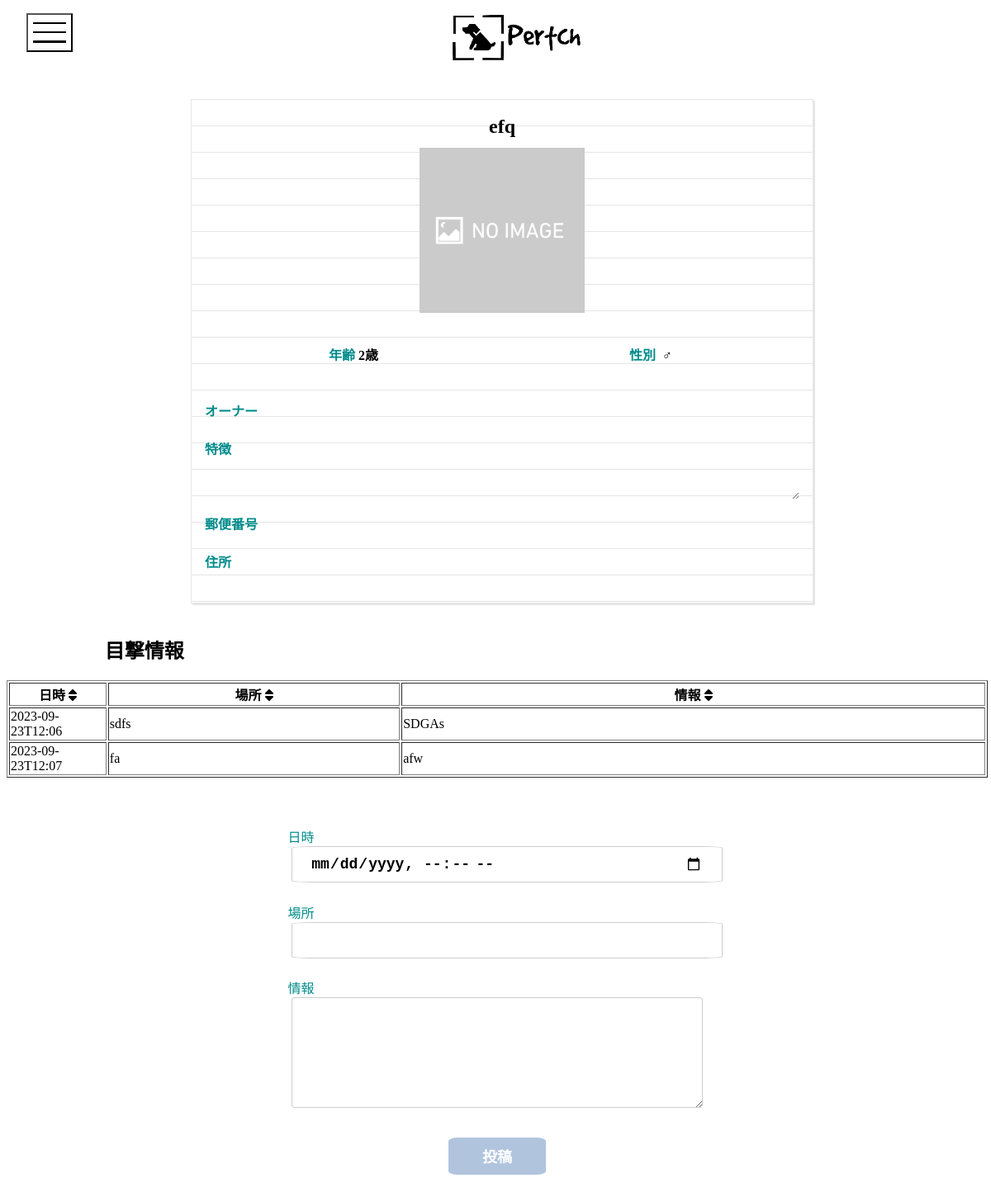
The app's page /pet/show/17 with its own data.
### petApp/models.py (models this page shows)
class PetModel(models.Model):
    class Meta:
        db_table = "pet"
    name = models.CharField(validators=[MinLengthValidator(2)], max_length=20)
    age = models.CharField(validators=[MinLengthValidator(0)], max_length=99)
    sex = models.BooleanField()
    charmPoint = models.CharField(max_length=1000)
    postCord = models.CharField(validators=[MinLengthValidator(7)], max_length=8)
    address = models.CharField(max_length=50)
    image = models.ImageField(upload_to="pet/")
    now = datetime.datetime.now()
    created_at = models.DateTimeField(default=now)
    updated_at = models.DateTimeField(default=now)
    owner = models.ForeignKey(Owner, on_delete=models.CASCADE)

### petCommentApp/models.py (models this page shows)
class PetCommentModel(models.Model):
    class Meta:
        db_table = "pet_comment"
    event_time = models.CharField(validators=[MinLengthValidator(16)], max_length=18)
    event_place = models.CharField(max_length=80)
    event_information = models.CharField(max_length=200)
    now = datetime.datetime.now()
    created_at = models.DateTimeField(default=now)
    updated_at = models.DateTimeField(default=now)
    pet = models.ForeignKey(PetModel, on_delete=models.CASCADE)

### petApp/views.py (the view)
# urls.py: path("show/<int:id>", show, name="show"),
def show(request, id):
    pet = get_one_pet(id)
    if pet is None:
        return render(
            request,
            "pet/index.html",
            {"error_message": "予期せぬエラーが発生しました\n管理者にご確認ください"},
        )
    pet_comment_list = pet.petcommentmodel_set.all()  # type: ignore
    return render(
        request,
        "pet/show.html",
        context={"pet": pet, "pet_comment_list": pet_comment_list},
    )

### petApp/views.py (called while the page is built)
def get_one_pet(id):
    try:
        return PetModel.objects.get(pk=id)
    except PetModel.DoesNotExist:
        traceback.format_exc()
        return None

### templates/pet/show.html (shortened to what this page needs)
{% extends "base.html" %}
{% load static %}
{% block extra_css %}
<link rel="stylesheet" href="{% static 'css/pet/show.css' %}">
<link rel="stylesheet" href="{% static 'css/header.css' %}">
<link rel="stylesheet" href="https://use.fontawesome.com/releases/v6.2.1/css/all.css" />
{% endblock extra_css %}
{% block header %}
{% include "_header.html" %}
{% endblock header %}
{% block main %}
<div class="body-container">
    <div class="form-container">
        <form id="pet-show" method="#" enctype="multipart/form-data">
            <h2 style="margin: 0;">{{ pet.name }}</h2>
            {% if pet.image %}
            <img id="pet-image" src="{{ pet.image.url }}">
            {% else %}
            <img id="pet-image" src="{% static '/image/no-image.png' %}">
            {% endif %}
            <div class="mix-area">
                <div class="age-area">
                    <label>年齢</label>
                    <p>{{ pet.age }}歳</p>
                </div>
                <div class="gender-area">
                    <label>性別&nbsp;</label>
                    {% if pet.sex %}
                    <p>♂</p>
                    {% else %}
                    <p>♀</p>
                    {% endif %}
                </div>
            </div>
            <label>オーナー</label>
            <label>特徴</label>
            <textarea readonly>{{ pet.charmPoint }}</textarea>
            <label>郵便番号</label>
            <label>住所</label>
        </form>
    </div>
    <div id="eyewitness-area">
        <br>
        <h2 id="eye-witness-title">目撃情報</h2>
        {% if pet_comment_list %}
        <table id="sort_table" border="1" style="table-layout: fixed;">
            <colgroup>
                <col width="10%">
                <col width="30%">
                <col width="60%">
            </colgroup>
            <tr>
                <th class="eyewitness-table-header1">日時&nbsp;<i class="fa fa-sort"></i></th>
                <th class="eyewitness-table-header1">場所&nbsp;<i class="fa fa-sort"></i></th>
                <th class="eyewitness-table-header1">情報&nbsp;<i class="fa fa-sort"></i></th>
            </tr>
            {% for pet_comment in pet_comment_list %}
            <tr align="center">
                <td class="show-eventTime">{{ pet_comment.event_time }}</td>
                <td>{{ pet_comment.event_place }}</td>
                <td>{{ pet_comment.event_information }}</td>
            </tr>
            {% endfor %}
        </table>
        {% endif %}
        <form method="post" id="eyewitness-posing-area" action="{% url 'pet_comment:new' %}">
            <label class="eyewitness-label">日時</label><br>
            <input type="datetime-local" class="event-text" name="event-time" required></input>
            <label class="eyewitness-label">場所</label><br>
            <input type="text" class="event-text" name="event-place" required></input>
            <label class="eyewitness-label">情報</label><br>
            <textarea class="event-textarea" name="event-information" required></textarea>
            <input type="submit" id="eyewitness-button" value="投稿">
        </form>
    </div>
</div>
{% endblock main %}

### static/css/pet/show.css (style rules this page uses)
p { margin: 0; }
th { white-space: nowrap; }
td { text-align: left; }
label { color: darkcyan; text-align: start; margin-top: 2%; }
input, textarea, #owner-show-link { font-size: 120%; margin: 0; text-align: start; outline: none; border: none; font-size: 18px; mix-blend-mode: multiply; font-weight: bold; }
textarea { resize: vertical; min-height: 40px; max-height: 200px; }
th { cursor: pointer; }
.body-container { position: absolute; top: 15vh; width: 100%; height: 100%; }
.form-container { text-align: center; }
#pet-show { display: inline-grid; width: 60%; background-color: #fff; background-image: linear-gradient(180deg, rgba(100, 100, 100, 0) 0%, rgba(100, 100, 100, 0) 97.5%, #646464 103%); background-size: 100% 2em; line-height: 2em; border: solid 1px #e6e6e6; padding: 1em 1em 1.98em 1em; font-weight: bold; box-shadow: 2px 2px 0 rgb(0 0 0 / 10%); }
#pet-image { width: 200px; height: 200px; margin: 10px auto 0 auto; mix-blend-mode: normal; }
.mix-area { display: grid; margin: 5% 0 3% 0; grid-template-columns: 1fr 1fr; text-align: center; }
.age-area>p, .gender-area>p { display: inline; }
#eye-witness-title { margin-left: 10%; }
#eyewitness-area { display: grid; margin-right: 1%; }
#eyewitness-posing-area { margin-top: 5%; text-align: center; }
.eyewitness-label { margin-right: 40%; }
.event-text { height: 12%; width: 40%; margin: 0% 0% 2% 2%; padding: 0 2%; border-radius: 5%; border: none; box-shadow: 0 0 0 1px #ccc inset; }
.event-textarea { display: block; font-size: medium; font-family: inherit; width: 40%; height: 30%; padding: 1%; margin: 0% 0% 0% 2%; border-radius: 4px; border: none; box-shadow: 0 0 0 1px #ccc inset; appearance: none; -webkit-appearance: none; -moz-appearance: none; resize: vertical; margin-inline: auto; }
#eyewitness-button { display: inline-block; width: 10%; padding: 0.8%; margin: 0% 0% 5% 20%; border: none; border-radius: 10%; background-color: #b0c4de; color: #fff; font-weight: bold; appearance: none; -moz-appearance: none; cursor: pointer; border: 1% solid transparent; text-align: center; margin-top: 3%; margin-inline: auto; }

### records on screen
PetModel: name "efq", age "2"
PetCommentModel: event_place "sdfs", event_information "SDGAs"
PetCommentModel: event_place "fa", event_information "afw"
